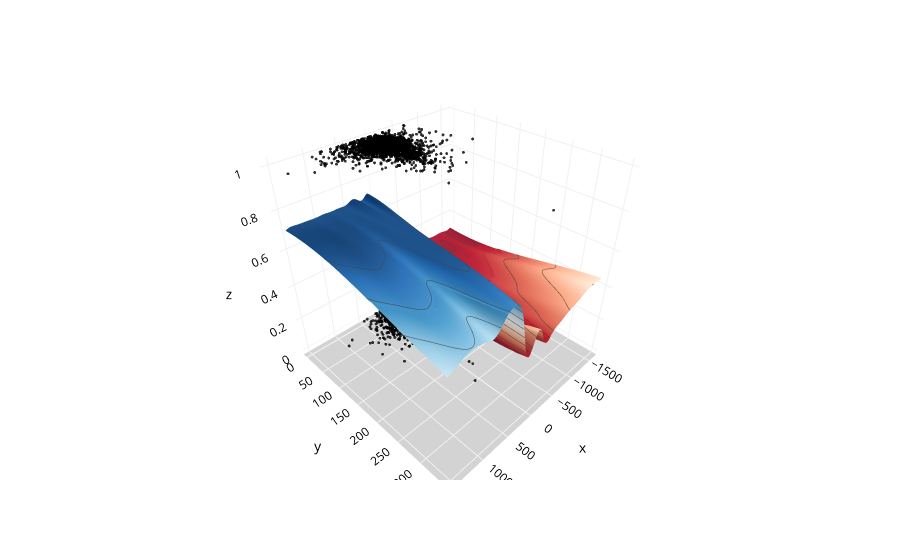

The notebook cell this image was saved under:
### Markdown cell above
We can see that the model performance on test data is similar to that on training data, which gives reassurance that the model can generalize well using the default hyperparameters.

Let’s now visualize the prediction by simply calling the Plot_3D function:

### Code cell
Plot_3D(X, X_test, y_test, clf)

### Figure 1 — Plotly figure (JSON) as saved in the notebook; plotly's stock layout.template omitted (floating-point values rounded to 4 significant figures; data arrays with more than 128 entries replaced by an {"elided": "..."} marker saying what was removed)
{"data": [{"hovertemplate": "x=%{x}<br>y=%{y}<br>z=%{z}<extra></extra>", "legendgroup": "", "marker": {"color": "black", "opacity": 0.8, "size": 1, "symbol": "circle"}, "mode": "markers", "name": "", "scene": "scene", "showlegend": false, "type": "scatter3d", "x": {"elided": "4012 int values"}, "y": {"elided": "4012 int values"}, "z": {"elided": "4012 int values"}}, {"colorscale": [[0, "rgb(103,0,31)"], [0.1, "rgb(178,24,43)"], [0.2, "rgb(214,96,77)"], [0.3, "rgb(244,165,130)"], [0.4, "rgb(253,219,199)"], [0.5, "rgb(247,247,247)"], [0.6, "rgb(209,229,240)"], [0.7, "rgb(146,197,222)"], [0.8, "rgb(67,147,195)"], [0.9, "rgb(33,102,172)"], [1, "rgb(5,48,97)"]], "contours": {"z": {"end": 0.8, "show": true, "size": 0.05, "start": 0.2}}, "name": "SVM Prediction", "showscale": false, "type": "surface", "x": {"elided": "622 int values"}, "y": [0, 5, 10, 15, 20, 25, 30, 35, 40, 45, 50, 55, 60, 65, 70, 75, 80, 85, 90, 95, 100, 105, 110, 115, 120, 125, 130, 135, 140, 145, 150, 155, 160, 165, 170, 175, 180, 185, 190, 195, 200, 205, 210, 215, 220, 225, 230, 235, 240, 245, 250, 255, 260, 265, 270, 275, 280, 285, 290, 295, 300, 305, 310, 315, 320, 325, 330, 335, 340, 345], "z": {"elided": "70x622 float values"}}], "layout": {"legend": {"tracegroupgap": 0}, "margin": {"t": 60}, "paper_bgcolor": "white", "scene": {"domain": {"x": [0, 1], "y": [0, 1]}, "xaxis": {"backgroundcolor": "white", "color": "black", "gridcolor": "#f0f0f0", "title": {"text": "x"}}, "yaxis": {"backgroundcolor": "white", "color": "black", "gridcolor": "#f0f0f0", "title": {"text": "y"}}, "zaxis": {"backgroundcolor": "lightgrey", "color": "black", "gridcolor": "#f0f0f0", "title": {"text": "z"}}}}}
